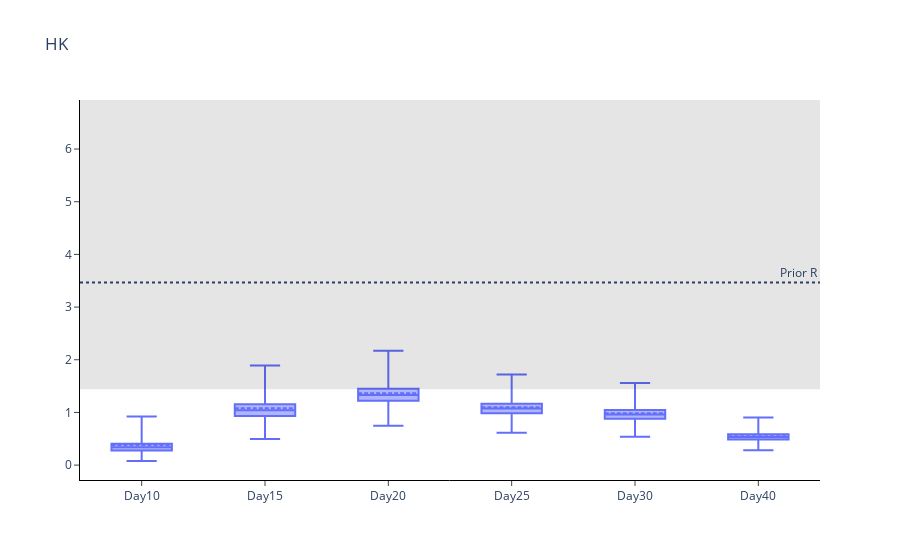

Notebook code cell kept with this figure:
### Code cell
# Sort results
intervals_chosen.sort_values(by=['Time Points'], inplace=True)

# Plot (box plot for inference)
fig = go.Figure()

prior_dist = scipy.stats.gamma(a, scale=1/b)
median = prior_dist.median()
prior_dist_interval = prior_dist.interval(.5)

fig.add_hrect(y0=prior_dist_interval[0], y1=prior_dist_interval[1], line_width=0, fillcolor='black', opacity=0.1)
fig.add_hline(y=median, line_dash='dot',
              annotation_text='Prior R', fillcolor='black',
              annotation_position='top right')

fig.add_trace(
    go.Box(
        mean=intervals_chosen.loc[intervals_chosen['Central Probability']==0]['Mean'],
        median=intervals_chosen.loc[intervals_chosen['Central Probability']==0]['Lower bound CI'],
        q1=intervals_chosen.loc[intervals_chosen['Central Probability']==0.25]['Lower bound CI'],
        q3=intervals_chosen.loc[intervals_chosen['Central Probability']==0.25]['Upper bound CI'],
        upperfence=intervals_chosen.loc[intervals_chosen['Central Probability']==0.95]['Upper bound CI'],
        lowerfence=intervals_chosen.loc[intervals_chosen['Central Probability']==0.95]['Lower bound CI'],
        x=trace_name)
    )

fig.update_layout(boxmode='group', title='HK', plot_bgcolor='white',
    xaxis=dict(linecolor='black'),
    yaxis=dict(linecolor='black'))

fig.update_xaxes(ticks='outside')
fig.update_yaxes(ticks='outside')

# fig.write_image('HK-inf-r.pdf')
fig.show()

### Figure 1 — Plotly figure (JSON) as saved in the notebook; plotly's stock layout.template omitted (floating-point values rounded to 4 significant figures)
{"data": [{"lowerfence": [0.07785, 0.4935, 0.745, 0.6128, 0.5372, 0.2834], "mean": [0.3799, 1.08, 1.365, 1.097, 0.9829, 0.5493], "median": [0.3377, 1.04, 1.332, 1.072, 0.9595, 0.534], "q1": [0.2765, 0.9318, 1.221, 0.9854, 0.8793, 0.4857], "q3": [0.4075, 1.157, 1.451, 1.164, 1.044, 0.5854], "type": "box", "upperfence": [0.9205, 1.893, 2.171, 1.722, 1.561, 0.9023], "x": ["Day10", "Day15", "Day20", "Day25", "Day30", "Day40"]}], "layout": {"annotations": [{"showarrow": false, "text": "Prior R", "x": 1, "xanchor": "right", "xref": "x domain", "y": 3.466, "yanchor": "bottom", "yref": "y"}], "boxmode": "group", "plot_bgcolor": "white", "shapes": [{"fillcolor": "black", "line": {"width": 0}, "opacity": 0.1, "type": "rect", "x0": 0, "x1": 1, "xref": "x domain", "y0": 1.438, "y1": 6.931, "yref": "y"}, {"fillcolor": "black", "line": {"dash": "dot"}, "type": "line", "x0": 0, "x1": 1, "xref": "x domain", "y0": 3.466, "y1": 3.466, "yref": "y"}], "title": {"text": "HK"}, "xaxis": {"linecolor": "black", "ticks": "outside"}, "yaxis": {"linecolor": "black", "ticks": "outside"}}}
